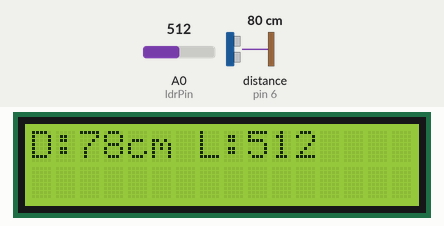
This sketch was run on a simulated Arduino Uno, built with avr-gcc and run on an emulated ATmega328P. Parts: 16×2 character LCD. Wiring (inferred from the names in the program): ultrasonic range finder: trigger pin 7; echo pin 6. Inputs (shaded band) come from the test bench; at power-on: distance to the obstacle (sensor on pin 6) 80 cm, A0 (ldrPin) = 512. The echo pulse lasts 58.3 µs per cm; what the sketch prints to the serial monitor is not drawn.

Above: at 1.2 s.
1.3 s: distance to the obstacle (sensor on pin 6) set to 2 cm
At 2.8 s:
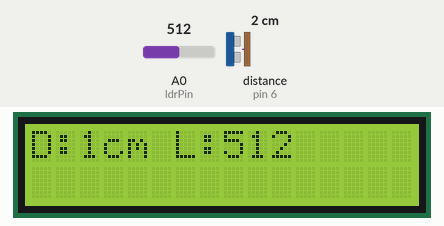
3.1 s: A0 (ldrPin) set to 716
At 4.4 s:
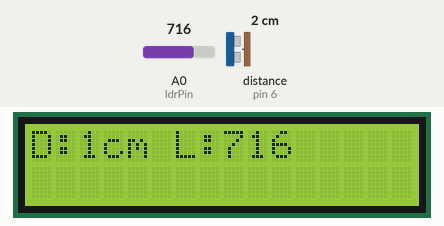
4.7 s: distance to the obstacle (sensor on pin 6) set to 4 cm
At 5.4 s:
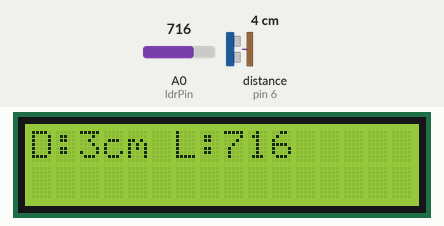
6.2 s: A0 (ldrPin) set to 900
At 7.4 s:
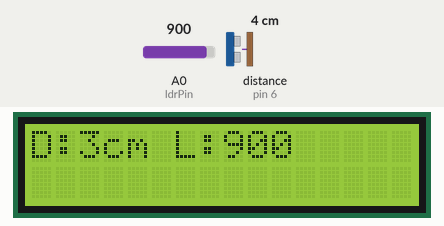
7.7 s: distance to the obstacle (sensor on pin 6) set to 9 cm
At 8.5 s:
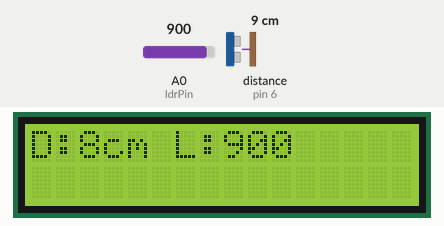
9.2 s: A0 (ldrPin) set to 1023
At 9.6 s:
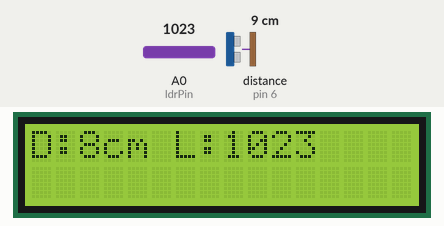
Timing chart, 0 to 11.7 s (numbered marks = the images above; inputs shaded):
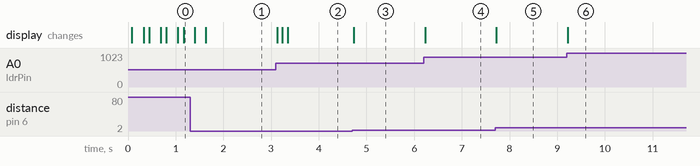

Measured:
- after the input at 1.3 s, the display: first changes after 0.10 s (image 1 shows a later state)
- after the input at 3.1 s, the display: changes at once (image 2)
- after the input at 4.7 s, the display: changes at once (image 3)
- after the input at 6.2 s, the display: changes at once (image 4)
- after the input at 7.7 s, the display: changes at once (image 5)
- after the input at 9.2 s, the display: changes at once (image 6)

The sketch:

vOiD_DisCusSioN.ino
```cpp
#include <LiquidCrystal_I2C.h>

// LCD pins
LiquidCrystal_I2C lcd(0x27, 16, 2); // Pins nÃ©cessaires pour envoyer l'information Ã  MaxMSP (RS (RegisterSelect), EN (Enable), D4 (Data bit 4), D5, D6, D7)

//Ultrason
const int trigPin = 7;
const int echoPin = 6;

// LDR
const int ldrPin = A0;

// Variables
long duration;
int distance;
int lightLevel;

void setup() {
  Serial.begin(115200);
  // LCD
  lcd.init();
  lcd.backlight();
  // Ultrason
  pinMode(trigPin, OUTPUT);
  pinMode(echoPin, INPUT);
}

void loop() {
    // -- Lecture d'ultrason
  digitalWrite(trigPin, LOW);
  delayMicroseconds(2);
  digitalWrite(trigPin, HIGH);
  delayMicroseconds(10);
  digitalWrite(trigPin, LOW);

  duration = pulseIn(echoPin, HIGH);
  distance = duration * 0.034 / 2; // cm

  // -- Lecture LDR
  lightLevel = analogRead(ldrPin); // 0 - 1023

  // -- Envoyer Ã  MaxMSP
  Serial.print(distance);
  Serial.print(" ");
  Serial.println(lightLevel);

  // -- Afficher LCD
  lcd.setCursor(0, 0);
  lcd.print("D:");
  lcd.print(distance);
  lcd.print("cm ");

  lcd.print("L:");
  lcd.print(lightLevel);
  lcd.print("   "); // Efface les anciennes valeurs plus longues

  delay(100);
}
```
